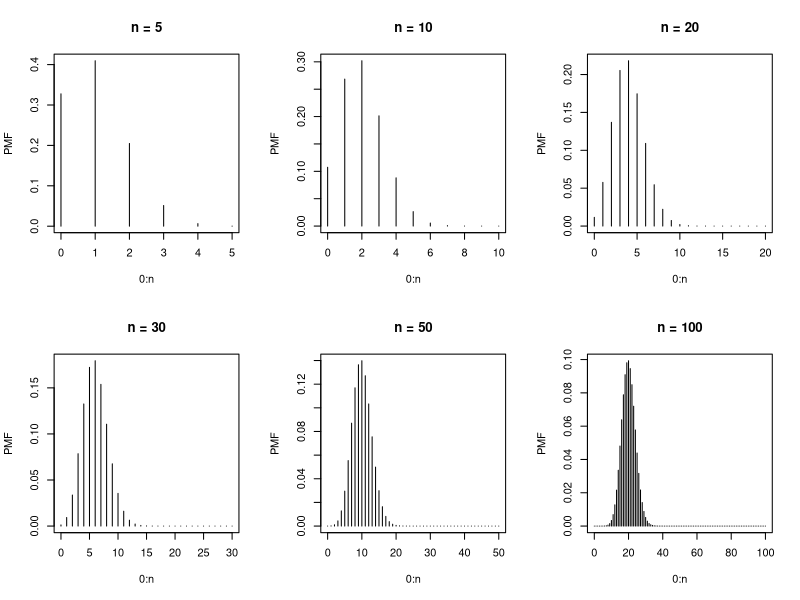
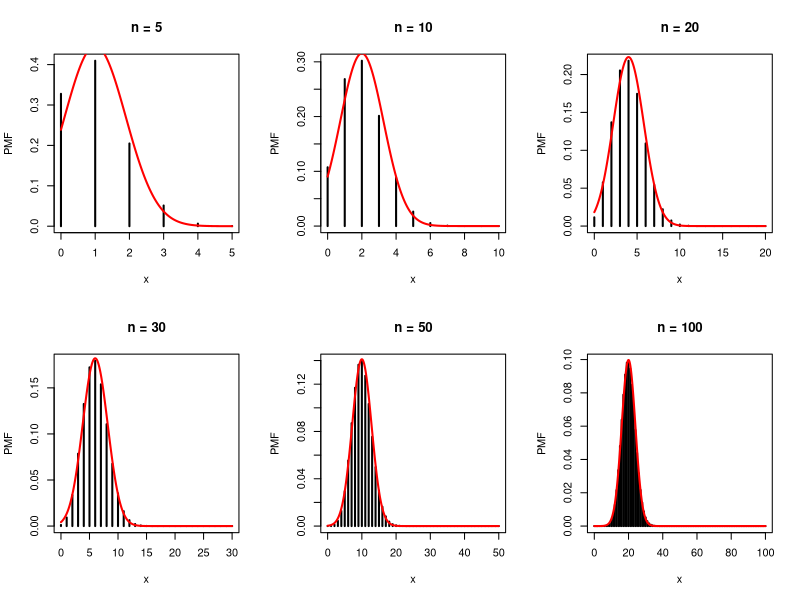

R code for these plots, in order:
## ---- chunk 1
set.seed(105)
## ---- chunk 2

## ---- chunk 3

## ---- chunk 4

## ---- chunk 5

## ---- chunk 6

## ---- chunk 7

## ---- chunk 8

## ---- chunk 9

## ---- chunk 10

## ---- chunk 11

## ---- chunk 12

## ---- chunk 13

## ---- chunk 14

## ---- chunk 15

## ---- chunk 16

## ---- chunk 17

## ---- chunk 18

## ---- chunk 19

## ---- chunk 20

## ---- chunk 21
par(mfrow = c(2, 3))

for(n in c(5, 10, 20, 30, 50, 100)) {
  plot(x = 0:n, y = dbinom(0:n, n, 0.2),
       type = "h",
       main = paste0("n = ", n),
       ylab = "PMF",
       xlim = c(0, n))
}
## ---- chunk 22
par(mfrow = c(2, 3))

for(n in c(5, 10, 20, 30, 50, 100)) {
  plot(x = 0:n, y = dbinom(0:n, n, 0.2),
       type = "h", lwd=2,
       main = paste0("n = ", n),
       ylab = "PMF", xlab = "x",
       xlim = c(0, n))
  
  lines(x = seq(0, n, 0.01), y = dnorm(seq(0, n, 0.01), 0.2*n, sqrt(0.2*0.8*n)),
        col = "red", lwd = 2)
}
## ---- chunk 23

## ---- chunk 24

## ---- chunk 25
